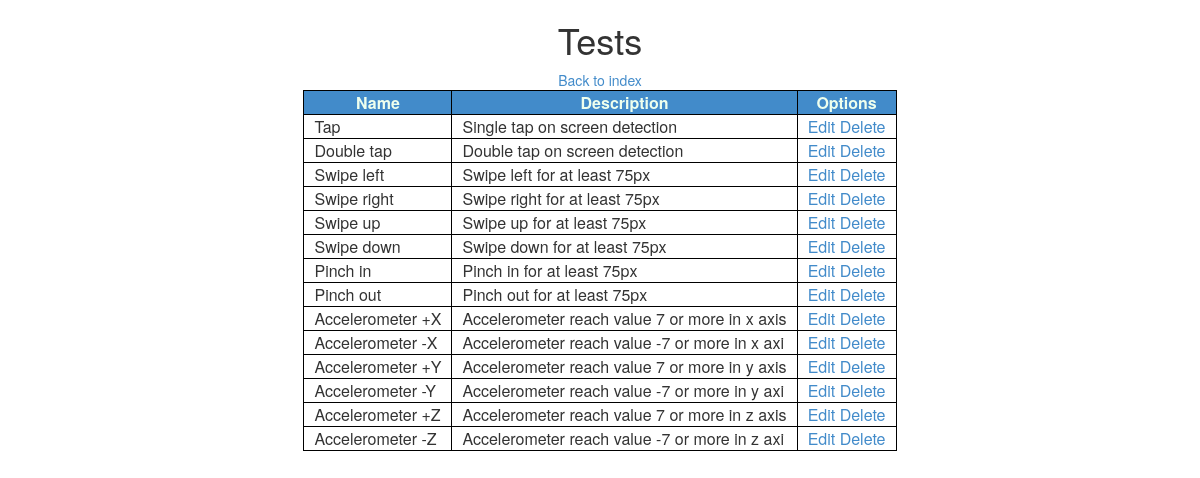
The page /admin/tests/ on the database its author committed.
### tables this page shows
CREATE TABLE `tests` (
  `id_test` int(11) NOT NULL AUTO_INCREMENT,
  `name` varchar(45) DEFAULT NULL,
  `action` int(11) NOT NULL DEFAULT '26' COMMENT 'contains the different tests that can be performed, i.e. tap, double tap, swipes, pinches and more.',
  `description` varchar(45) DEFAULT NULL,
  `tag` varchar(45) NOT NULL,
  PRIMARY KEY (`id_test`),
  KEY `fk_tests_1_idx` (`action`)
);

### admin/tests/index.php (the view, shortened to what this page needs)
<html>
    <head>
        <?php
        include "../../template/_head.php";
        include '../../db_info.php';
        $link = mysqli_connect($hst, $usrnm, $psswrd, $schm) or die("Error " . mysqli_error($link));
        $tests_query = "SELECT t.name, t.description FROM tests t";
        $tests = $link->query($tests_query);
        ?>
        <link href="../css/admin.css" type="text/css" rel="stylesheet">
    </head>
    <body>
        <center>
            <h1>Tests</h1>
            <a href="/mobile/admin/" >Back to index</a>
            <table>
                <thead>
                    <tr>
                        <th>Name</th>
                        <th>Description</th>
                        <th>Options</th>
                    </tr>
                </thead>
                <tbody>
                    <?php
                        while($test = mysqli_fetch_array($tests)){
                    ?>
                    <tr>
                        <td><?php echo $test["name"] ?></td>
                        <td><?php echo $test["description"] ?></td>
                        <td>
                            <a href="#">Edit</a>
                            <a href="#">Delete</a>
                        </td>
                    </tr>
                    <?php
                        }
                    ?>
                </tbody>
            </table>
        </center>
    </body>
</html>

### admin/css/admin.css (style rules this page uses)
table { border: 1px solid black; border-collapse: collapse; }
td, th, thead tr th, tbody tr td { border: 1px solid black; padding: 0 10px; }
thead tr th { background-color: #428BCA; color: #efe; text-align: center; }

### rows shown on the page
tests: name "Tap", description "Single tap on screen detection"
tests: name "Double tap", description "Double tap on screen detection"
tests: name "Swipe left", description "Swipe left for at least 75px"
tests: name "Swipe right", description "Swipe right for at least 75px"
tests: name "Swipe up", description "Swipe up for at least 75px"
tests: name "Swipe down", description "Swipe down for at least 75px"
tests: name "Pinch in", description "Pinch in for at least 75px"
tests: name "Pinch out", description "Pinch out for at least 75px"
tests: name "Accelerometer +X", description "Accelerometer reach value 7 or more in x axis"
tests: name "Accelerometer -X", description "Accelerometer reach value -7 or more in x axi"
tests: name "Accelerometer +Y", description "Accelerometer reach value 7 or more in y axis"
tests: name "Accelerometer -Y", description "Accelerometer reach value -7 or more in y axi"
tests: name "Accelerometer +Z", description "Accelerometer reach value 7 or more in z axis"
tests: name "Accelerometer -Z", description "Accelerometer reach value -7 or more in z axi"
